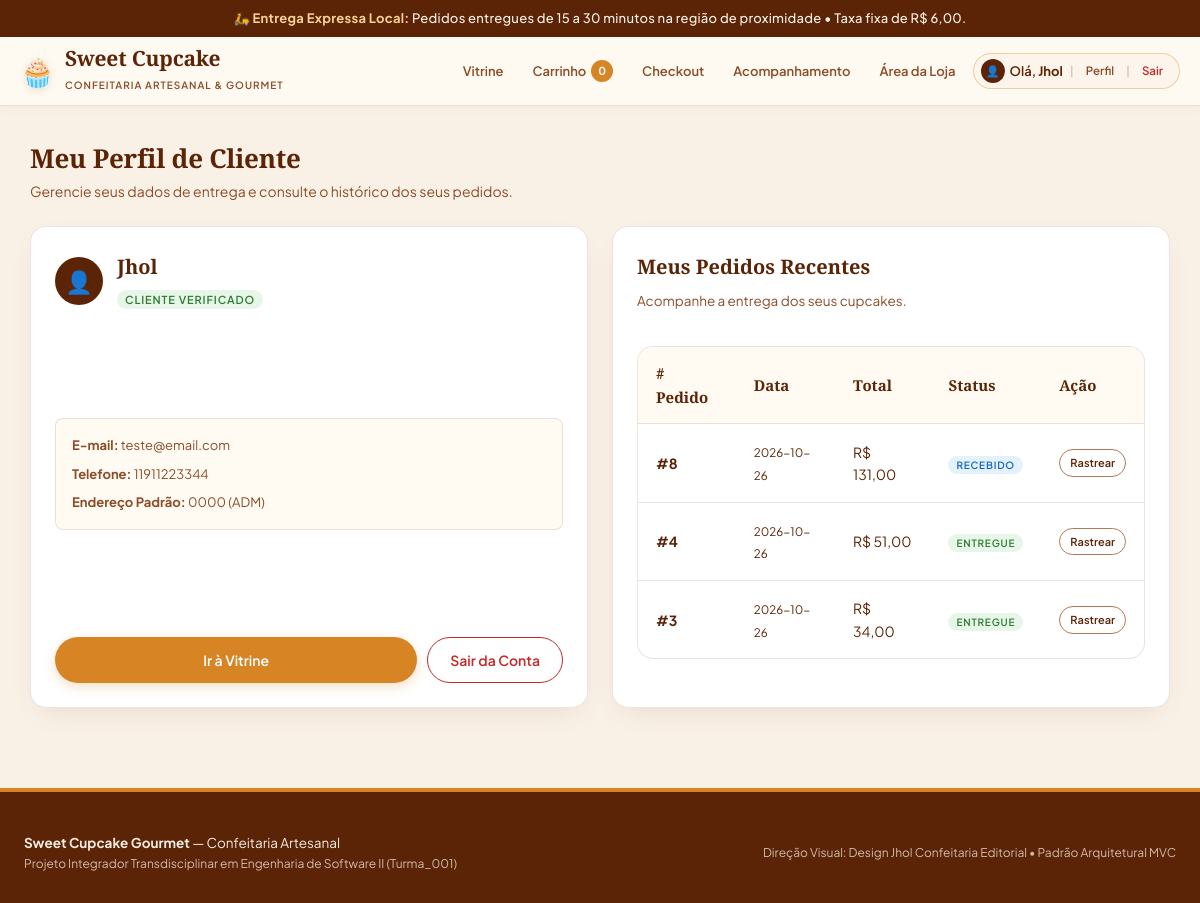
Page /conta (signed in) on the committed database.
### tables this page shows
CREATE TABLE clientes (
    id INTEGER PRIMARY KEY AUTOINCREMENT,
    nome VARCHAR(100) NOT NULL,
    email VARCHAR(120) NOT NULL UNIQUE,
    senha_hash VARCHAR(255) NOT NULL,
    telefone VARCHAR(20),
    endereco_padrao VARCHAR(255),
    criado_em DATETIME DEFAULT CURRENT_TIMESTAMP
);

CREATE TABLE pedidos (
    id INTEGER PRIMARY KEY AUTOINCREMENT,
    cliente_id INTEGER NOT NULL,
    data_pedido DATETIME DEFAULT CURRENT_TIMESTAMP,
    valor_produtos DECIMAL(10, 2) NOT NULL CHECK (valor_produtos >= 0),
    taxa_entrega DECIMAL(10, 2) NOT NULL DEFAULT 6.00 CHECK (taxa_entrega >= 0),
    valor_total DECIMAL(10, 2) NOT NULL CHECK (valor_total > 0),
    forma_pagamento VARCHAR(20) NOT NULL CHECK (forma_pagamento IN ('PIX', 'CARTAO_CREDITO')),
    status_pagamento VARCHAR(20) NOT NULL DEFAULT 'PENDENTE' CHECK (status_pagamento IN ('PENDENTE', 'CONFIRMADO', 'RECUSADO')),
    status_entrega VARCHAR(20) NOT NULL DEFAULT 'RECEBIDO' CHECK (status_entrega IN ('RECEBIDO', 'PREPARANDO', 'EM_ROTA', 'ENTREGUE')),
    endereco_entrega VARCHAR(255) NOT NULL,
    prazo_estimado VARCHAR(30) DEFAULT '15 a 30 minutos',
    observacoes TEXT,
    FOREIGN KEY (cliente_id) REFERENCES clientes(id) ON DELETE RESTRICT
);

### controllers/routes.py (the view)
@routes_bp.route('/conta')
def conta():
    cliente_id = session.get('cliente_id')
    cliente = None
    pedidos = []
    if cliente_id:
        cliente = database.buscar_cliente_por_id(cliente_id)
        pedidos = database.listar_pedidos_cliente(cliente_id)
    return render_template('conta.html', cliente=cliente, pedidos=pedidos)

### models/database.py (called while the page is built)
def get_db_connection() -> sqlite3.Connection:
    conn = sqlite3.connect(DB_FILE)
    conn.execute("PRAGMA foreign_keys = ON;")
    conn.row_factory = sqlite3.Row
    return conn

def buscar_cliente_por_id(cliente_id: int) -> Optional[Dict[str, Any]]:
    conn = get_db_connection()
    cursor = conn.cursor()
    cursor.execute("SELECT id, nome, email, telefone, endereco_padrao FROM clientes WHERE id = ?;", (cliente_id,))
    row = cursor.fetchone()
    conn.close()
    return dict(row) if row else None

def listar_pedidos_cliente(cliente_id: int) -> List[Dict[str, Any]]:
    conn = get_db_connection()
    cursor = conn.cursor()
    cursor.execute(
        """
        SELECT * FROM pedidos
        WHERE cliente_id = ?
        ORDER BY id DESC;
        """,
        (cliente_id,)
    )
    rows = cursor.fetchall()
    conn.close()
    return [dict(r) for r in rows]

### templates/conta.html (shortened to what this page needs)
{% extends "base.html" %}
{% block content %}
{% if cliente %}
  <div class="section-title">
    <h2>Meu Perfil de Cliente</h2>
    <p>Gerencie seus dados de entrega e consulte o histórico dos seus pedidos.</p>
  </div>
  <div style="display: grid; grid-template-columns: repeat(auto-fit, minmax(320px, 1fr)); gap: 24px;">
    <div class="card-cupcake">
      <div style="display: flex; align-items: center; gap: 14px; margin-bottom: 20px;">
        <div class="user-avatar-circle" style="width: 48px; height: 48px; font-size: 22px;">👤</div>
        <div>
          <h3 style="margin-bottom: 2px;">{{ cliente.nome }}</h3>
          <span class="stock-tag" style="background:#e8f5e9; color:#2e7d32;">Cliente Verificado</span>
        </div>
      </div>
      <div style="background: var(--bg-surface); padding: 16px; border-radius: var(--radius-sm); border: 1px solid var(--borda); margin-bottom: 20px;">
        <p style="font-size: 13px; color: var(--marrom-medio); margin-bottom: 8px;">
          <strong>E-mail:</strong> {{ cliente.email }}
        </p>
        <p style="font-size: 13px; color: var(--marrom-medio); margin-bottom: 8px;">
          <strong>Telefone:</strong> {{ cliente.telefone or 'Não informado' }}
        </p>
        <p style="font-size: 13px; color: var(--marrom-medio);">
          <strong>Endereço Padrão:</strong> {{ cliente.endereco_padrao or 'Não informado' }}
        </p>
      </div>
      <div style="display: flex; gap: 10px;">
        <a href="{{ url_for('routes.index') }}" class="btn btn-mel" style="flex: 1;">Ir à Vitrine</a>
        <a href="{{ url_for('routes.logout') }}" class="btn btn-outline" style="color: var(--alerta-erro); border-color: var(--alerta-erro);">Sair da Conta</a>
      </div>
    </div>
    <div class="card-cupcake">
      <h3>Meus Pedidos Recentes</h3>
      <p class="card-desc">Acompanhe a entrega dos seus cupcakes.</p>
      {% if not pedidos %}
        <div class="alert-box alert-info" style="margin-top: 14px;">
          Você ainda não realizou nenhum pedido com esta conta.
        </div>
      {% else %}
        <div class="table-container" style="box-shadow: none; margin-top: 14px;">
          <table>
            <thead>
              <tr>
                <th># Pedido</th>
                <th>Data</th>
                <th>Total</th>
                <th>Status</th>
                <th>Ação</th>
              </tr>
            </thead>
            <tbody>
              {% for p in pedidos %}
              <tr>
                <td><strong>#{{ p.id }}</strong></td>
                <td><small>{{ p.data_pedido.split()[0] if p.data_pedido else 'Hoje' }}</small></td>
                <td>R$ {{ "%.2f"|format(p.valor_total)|replace('.', ',') }}</td>
                <td>
                  {% if p.status_entrega == 'RECEBIDO' %}
                    <span class="stock-tag" style="background:#e3f2fd; color:#1565c0; font-size:10px;">Recebido</span>
                  {% elif p.status_entrega == 'PREPARANDO' %}
                    <span class="stock-tag" style="background:#fff3e0; color:#e65100; font-size:10px;">Preparando</span>
                  {% elif p.status_entrega == 'EM_ROTA' %}
                    <span class="stock-tag" style="background:#f3e5f5; color:#7b1fa2; font-size:10px;">Em Rota</span>
                  {% else %}
                    <span class="stock-tag" style="background:#e8f5e9; color:#2e7d32; font-size:10px;">Entregue</span>
                  {% endif %}
                </td>
                <td>
                  <a href="{{ url_for('routes.rastreio', id=p.id) }}" class="btn btn-outline" style="padding: 4px 10px; font-size: 11px;">Rastrear</a>
                </td>
              </tr>
              {% endfor %}
            </tbody>
          </table>
        </div>
      {% endif %}
    </div>
  </div>
{% endif %}
{% endblock %}

### templates/base.html (shortened to what this page needs)
<!doctype html>
<html lang="pt-BR">
<head>
  <link rel="stylesheet" href="{{ url_for('static', filename='css/style.css') }}">
</head>
<body>
  <div class="topbar-aviso">
    🛵 <strong>Entrega Expressa Local:</strong> Pedidos entregues de 15 a 30 minutos na região de proximidade • Taxa fixa de R$ 6,00.
  </div>
  <header>
    <div class="header-inner">
      <a href="{{ url_for('routes.index') }}" class="brand">
        <span class="brand-logo">🧁</span>
        <div class="brand-info">
          <h1>Sweet Cupcake</h1>
          <span>Confeitaria Artesanal & Gourmet</span>
        </div>
      </a>
      <nav aria-label="Navegação da loja">
        <a href="{{ url_for('routes.index') }}" class="{% if request.endpoint == 'routes.index' %}active{% endif %}">Vitrine</a>
        <a href="{{ url_for('routes.carrinho') }}" class="{% if request.endpoint == 'routes.carrinho' %}active{% endif %}">
          Carrinho <span class="nav-badge" id="carrinho-contador">{{ session.get('carrinho_qtd', 0) }}</span>
        </a>
        <a href="{{ url_for('routes.checkout') }}" class="{% if request.endpoint == 'routes.checkout' %}active{% endif %}">Checkout</a>
        <a href="{{ url_for('routes.rastreio') }}" class="{% if request.endpoint == 'routes.rastreio' %}active{% endif %}">Acompanhamento</a>
        <a href="{{ url_for('routes.operador') }}" class="{% if request.endpoint == 'routes.operador' %}active{% endif %}">Área da Loja</a>
        {% if session.get('cliente_nome') %}
          <div class="user-chip">
            <a href="{{ url_for('routes.conta') }}" class="user-chip-link" title="Visualizar Meu Perfil">
              <span class="user-avatar-circle">👤</span>
              <span class="user-name-text">Olá, <strong>{{ session.get('cliente_nome') }}</strong></span>
            </a>
            <span class="user-chip-sep">|</span>
            <a href="{{ url_for('routes.conta') }}" class="btn-chip-action" title="Meu Perfil">Perfil</a>
            <span class="user-chip-sep">|</span>
            <a href="{{ url_for('routes.logout') }}" class="btn-chip-action btn-chip-logout" title="Encerrar sessão">Sair</a>
          </div>
        {% else %}
          <a href="{{ url_for('routes.conta') }}" class="{% if request.endpoint == 'routes.conta' %}active{% endif %} btn-entrar-nav">
            👤 Entrar / Cadastrar
          </a>
        {% endif %}
      </nav>
    </div>
  </header>
  <main>
    <div class="page-container">
      {% block content %}{% endblock %}
    </div>
  </main>
  <footer>
    <div class="footer-inner">
      <div>
        <p><strong>Sweet Cupcake Gourmet</strong> — Confeitaria Artesanal</p>
        <p class="footer-note">Projeto Integrador Transdisciplinar em Engenharia de Software II (Turma_001)</p>
      </div>
      <div>
        <p class="footer-note">Direção Visual: Design Jhol Confeitaria Editorial • Padrão Arquitetural MVC</p>
      </div>
    </div>
  </footer>
</body>
</html>

### rows in the picture
clientes: get "Jhol", nome "Jhol", email "teste@email.com", telefone "11911223344", endereco_padrao "0000 (ADM)"
pedidos: id "8", data_pedido "2026-10-26", valor_total "131,00", status_entrega "RECEBIDO"
pedidos: id "4", data_pedido "2026-10-26", valor_total "51,00", status_entrega "ENTREGUE"
pedidos: id "3", data_pedido "2026-10-26", valor_total "34,00", status_entrega "ENTREGUE"

### other values in the picture
{{ session.get('carrinho_qtd', 0) }} "0"
